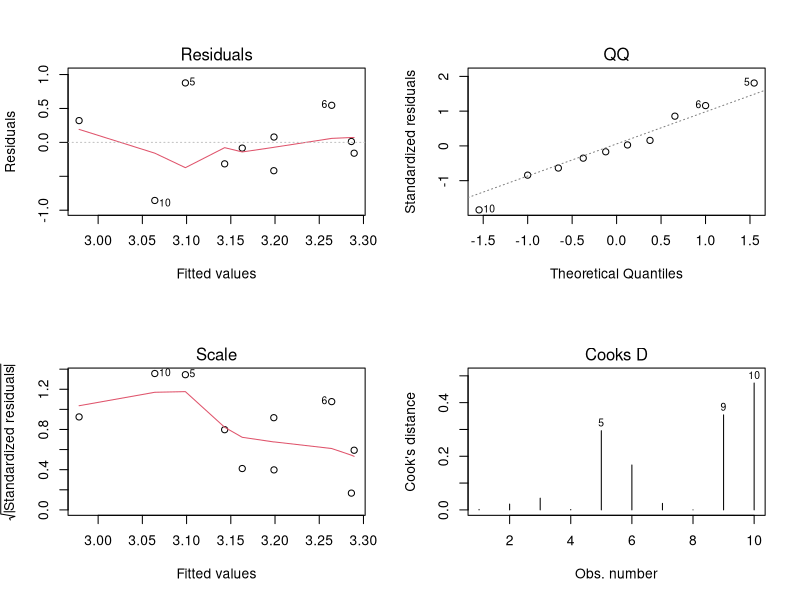
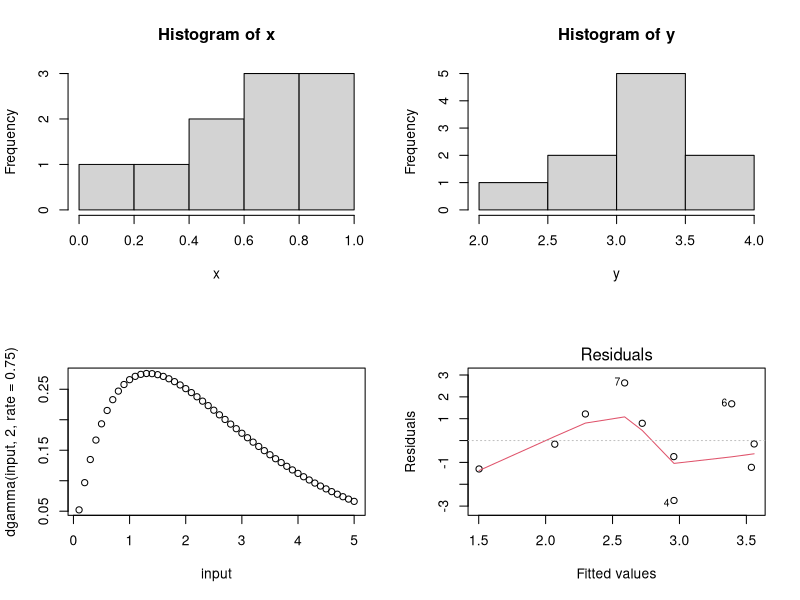
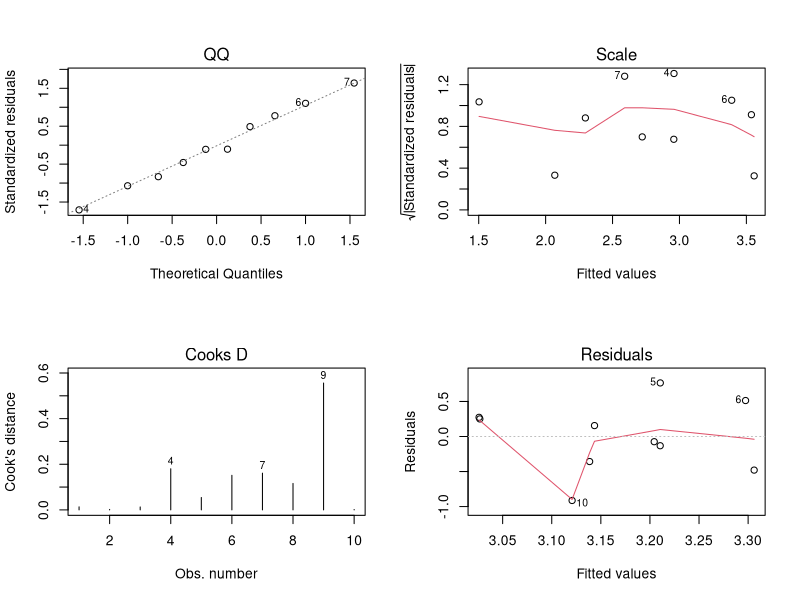
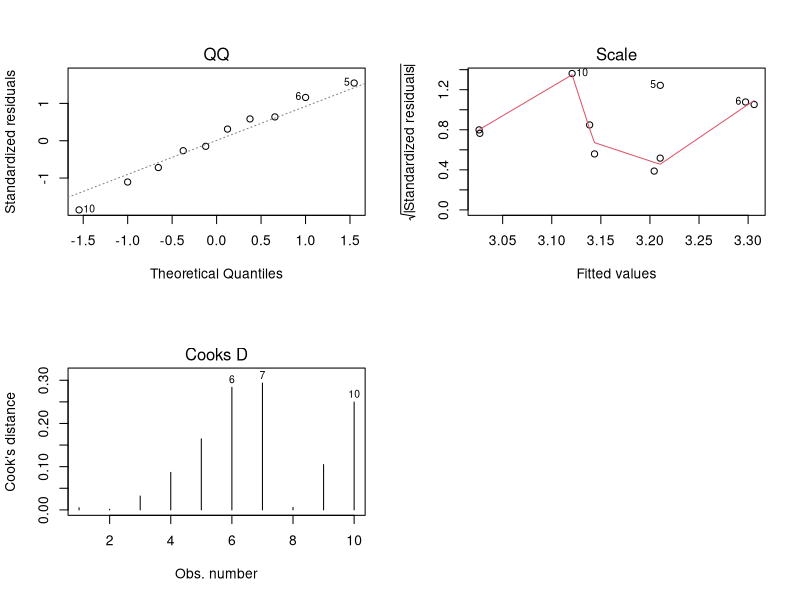

The R source for these figures, in order:

x<- runif(10)
y<- 3+ 0.3*x +rnorm(10,0,0.5)

fit<- lm(y~x)

par(mfrow=c(2,2))
plot(fit,which = 1:4,caption = c("Residuals",'QQ','Scale','Cooks D'))

hist(x)
hist(y)

input<-c(1:50)/10
plot(input,dgamma(input,2,rate=0.75))

z<-rgamma(10,2,0.75)
fit2<- lm(z~x)
plot(fit2,which = 1:4,caption = c("Residuals",'QQ','Scale','Cooks D'))

fit3<- lm(y~z)
plot(fit3,which = 1:4,caption = c("Residuals",'QQ','Scale','Cooks D'))

